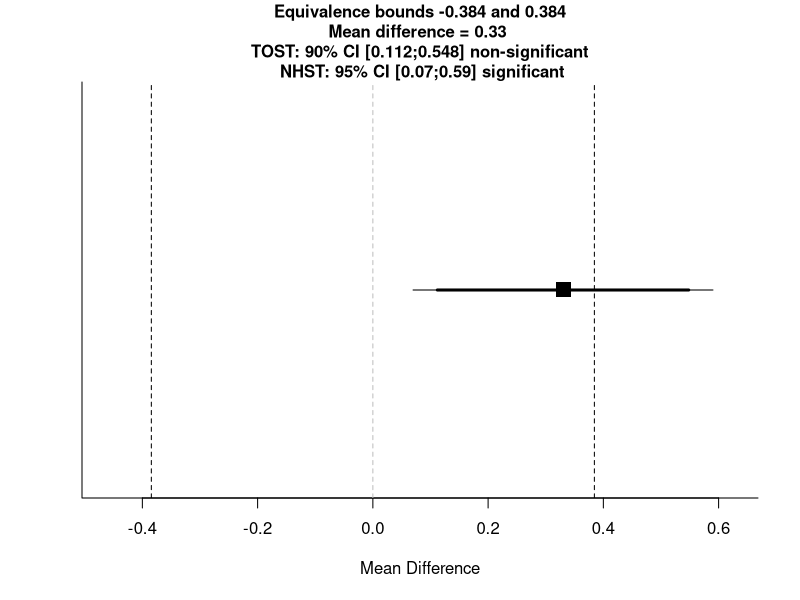
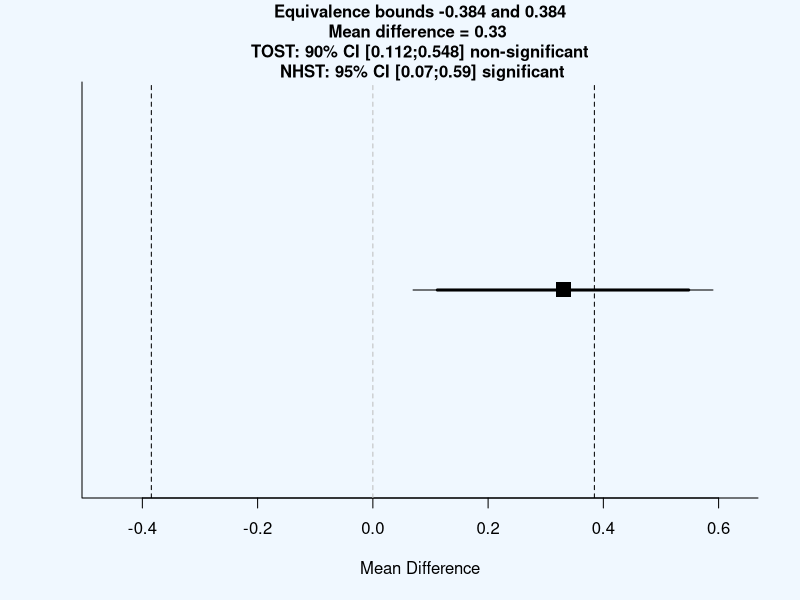
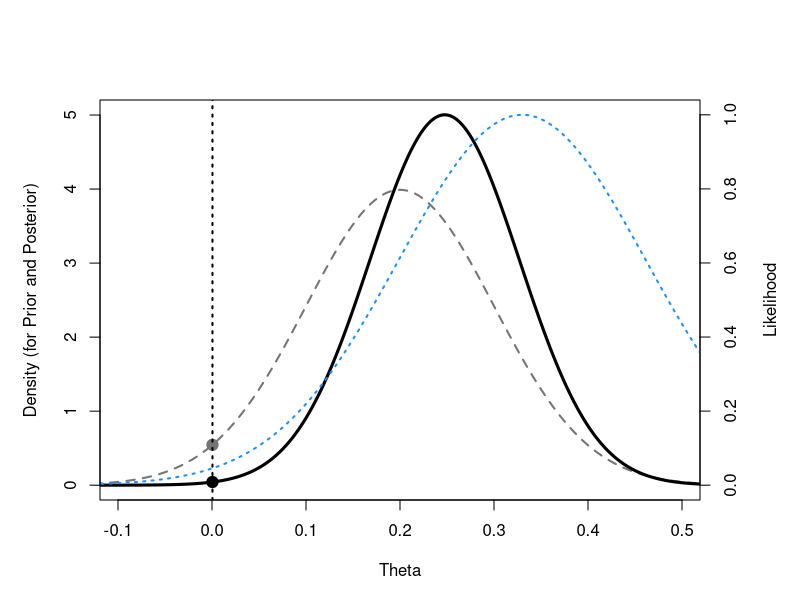
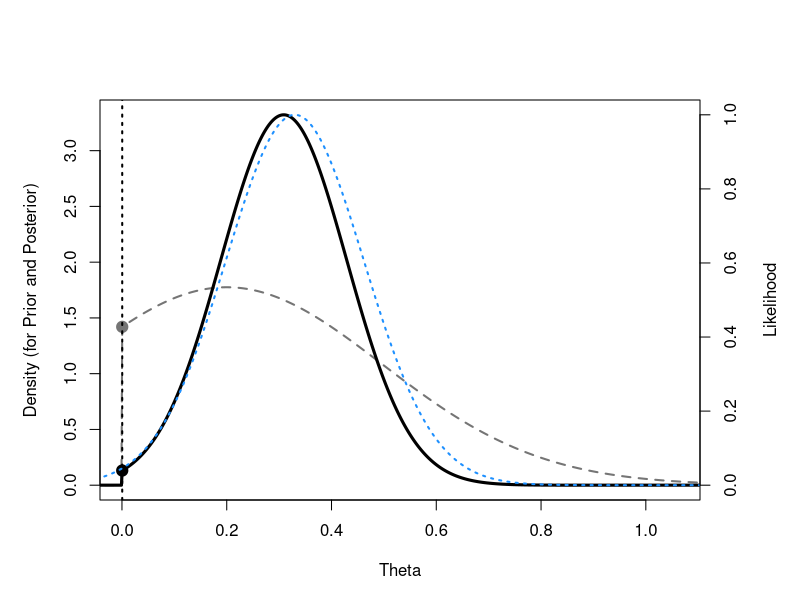

Reproduce these figures in R, in order.
#' TOST function for an independent t-test (Cohen's d)
#' @param m1 mean of group 1
#' @param m2 mean of group 2
#' @param sd1 standard deviation of group 1
#' @param sd2 standard deviation of group 2
#' @param n1 sample size in group 1
#' @param n2 sample size in group 2
#' @param low_eqbound_d lower equivalence bounds (e.g., -0.5) expressed in standardized mean difference (Cohen's d)
#' @param high_eqbound_d upper equivalence bounds (e.g., 0.5) expressed in standardized mean difference (Cohen's d)
#' @param alpha alpha level (default = 0.05)
#' @param var.equal logical variable indicating whether equal variances assumption is assumed to be TRUE or FALSE.  Defaults to FALSE.
#' @return Returns TOST t-value 1, TOST p-value 1, TOST t-value 2, TOST p-value 2, degrees of freedom, low equivalence bound, high equivalence bound, low equivalence bound in Cohen's d, high equivalence bound in Cohen's d, Lower limit confidence interval TOST, Upper limit confidence interval TOST
#' @importFrom stats pnorm pt qnorm qt
#' @importFrom graphics abline plot points segments title
#' @examples
#' ## Eskine (2013) showed that participants who had been exposed to organic
#' ## food were substantially harsher in their moral judgments relative to
#' ## those exposed to control (d = 0.81, 95% CI: [0.19, 1.45]). A
#' ## replication by Moery & Calin-Jageman (2016, Study 2) did not observe
#' ## a significant effect (Control: n = 95, M = 5.25, SD = 0.95, Organic
#' ## Food: n = 89, M = 5.22, SD = 0.83). Following Simonsohn's (2015)
#' ## recommendation the equivalence bound was set to the effect size the
#' ## original study had 33% power to detect (with n = 21 in each condition,
#' ## this means the equivalence bound is d = 0.48, which equals a
#' ## difference of 0.384 on a 7-point scale given the sample sizes and a
#' ## pooled standard deviation of 0.894). Using a TOST equivalence test
#' ## with default alpha = 0.05, not assuming equal variances, and equivalence
#' ## bounds of d = -0.43 and d = 0.43 is significant, t(182) = -2.69,
#' ## p = 0.004. We can reject effects larger than d = 0.43.
#'
#' TOSTtwo(m1=5.25,m2=5.22,sd1=0.95,sd2=0.83,n1=95,n2=89,low_eqbound_d=-0.43,high_eqbound_d=0.43)
#' @section References:
#' Berger, R. L., & Hsu, J. C. (1996). Bioequivalence Trials, Intersection-Union Tests and Equivalence Confidence Sets. Statistical Science, 11(4), 283-302.
#'
#' Gruman, J. A., Cribbie, R. A., & Arpin-Cribbie, C. A. (2007). The effects of heteroscedasticity on tests of equivalence. Journal of Modern Applied Statistical Methods, 6(1), 133-140, formula for Welch's t-test on page 135
#' @export
#'

TOSTtwo<-function(m1,m2,sd1,sd2,n1,n2,low_eqbound_d, high_eqbound_d, alpha, var.equal, prior_dist, effect_prior, se_prior, df_prior){
  if(missing(alpha)) {
    alpha<-0.05
  }
  if(missing(var.equal)) {
    var.equal<-FALSE
  }
  if(var.equal==TRUE) {
    sdpooled<-sqrt((((n1 - 1)*(sd1^2)) + (n2 - 1)*(sd2^2))/((n1+n2)-2)) #calculate sd pooled
    low_eqbound<-low_eqbound_d*sdpooled
    high_eqbound<-high_eqbound_d*sdpooled
    degree_f<-n1+n2-2
    t1<-((m1-m2)-low_eqbound)/(sdpooled*sqrt(1/n1 + 1/n2))  #students t-test lower bound
    p1<-pt(t1, degree_f, lower.tail=FALSE)
    t2<-((m1-m2)-high_eqbound)/(sdpooled*sqrt(1/n1 + 1/n2)) #students t-test upper bound
    p2<-pt(t2, degree_f, lower.tail=TRUE)
    t<-(m1-m2)/(sdpooled*sqrt(1/n1 + 1/n2))
    pttest<-2*pt(-abs(t), df=degree_f)
    cohensd<-(m1-m2)/sdpooled
    sed<-(((n1+n2)/(n1*n2))+(cohensd^2/(2*(n1+n2))))
    J<-1-3/(4*(n1+n2-2)-1) #Correction for Hedges g
    hedgesg<-cohensd*J
    seg<-sed*J^2
    LL90<-(m1-m2)-qt(1-alpha, n1+n2-2)*(sdpooled*sqrt(1/n1 + 1/n2))
    UL90<-(m1-m2)+qt(1-alpha, n1+n2-2)*(sdpooled*sqrt(1/n1 + 1/n2))
    LL95<-(m1-m2)-qt(1-(alpha/2), n1+n2-2)*(sdpooled*sqrt(1/n1 + 1/n2))
    UL95<-(m1-m2)+qt(1-(alpha/2), n1+n2-2)*(sdpooled*sqrt(1/n1 + 1/n2))
  } else {
    sdpooled<-sqrt((sd1^2 + sd2^2)/2) #calculate sd root mean squared for Welch's t-test
    low_eqbound<-low_eqbound_d*sdpooled
    high_eqbound<-high_eqbound_d*sdpooled
    degree_f<-(sd1^2/n1+sd2^2/n2)^2/(((sd1^2/n1)^2/(n1-1))+((sd2^2/n2)^2/(n2-1))) #degrees of freedom for Welch's t-test
    t1<-((m1-m2)-low_eqbound)/sqrt(sd1^2/n1 + sd2^2/n2) #welch's t-test upper bound
    p1<-pt(t1, degree_f, lower.tail=FALSE) #p-value for Welch's TOST t-test
    t2<-((m1-m2)-high_eqbound)/sqrt(sd1^2/n1 + sd2^2/n2) #welch's t-test lower bound
    p2<-pt(t2, degree_f, lower.tail=TRUE) #p-value for Welch's TOST t-test
    t<-(m1-m2)/sqrt(sd1^2/n1 + sd2^2/n2) #welch's t-test NHST
    pttest<-2*pt(-abs(t), df=degree_f) #p-value for Welch's t-test
    LL90<-(m1-m2)-qt(1-alpha, degree_f)*sqrt(sd1^2/n1 + sd2^2/n2) #Lower limit for CI Welch's t-test
    UL90<-(m1-m2)+qt(1-alpha, degree_f)*sqrt(sd1^2/n1 + sd2^2/n2) #Upper limit for CI Welch's t-test
    LL95<-(m1-m2)-qt(1-(alpha/2), degree_f)*sqrt(sd1^2/n1 + sd2^2/n2) #Lower limit for CI Welch's t-test
    UL95<-(m1-m2)+qt(1-(alpha/2), degree_f)*sqrt(sd1^2/n1 + sd2^2/n2) #Upper limit for CI Welch's t-test
  }
  ptost<-max(p1,p2) #Get highest p-value for summary TOST result
  ttost<-ifelse(abs(t1) < abs(t2), t1, t2) #Get lowest t-value for summary TOST result
  dif<-(m1-m2)
  testoutcome<-ifelse(pttest<alpha,"significant","non-significant")
  TOSToutcome<-ifelse(ptost<alpha,"significant","non-significant")
  plot(NA, ylim=c(0,1), xlim=c(min(LL90,low_eqbound)-max(UL90-LL90, high_eqbound-low_eqbound)/10, max(UL90,high_eqbound)+max(UL90-LL90, high_eqbound-low_eqbound)/10), bty="l", yaxt="n", ylab="",xlab="Mean Difference")
  points(x=dif, y=0.5, pch=15, cex=2)
  abline(v=high_eqbound, lty=2)
  abline(v=low_eqbound, lty=2)
  abline(v=0, lty=2, col="grey")
  segments(LL90,0.5,UL90,0.5, lwd=3)
  segments(LL95,0.5,UL95,0.5, lwd=1)
  title(main=paste("Equivalence bounds ",round(low_eqbound,digits=3)," and ",round(high_eqbound,digits=3),"\nMean difference = ",round(dif,digits=3)," \n TOST: ", 100*(1-alpha*2),"% CI [",round(LL90,digits=3),";",round(UL90,digits=3),"] ", TOSToutcome," \n NHST: ", 100*(1-alpha),"% CI [",round(LL95,digits=3),";",round(UL95,digits=3),"] ", testoutcome,sep=""), cex.main=1)
  if(var.equal == TRUE) {
    message(cat("Using alpha = ",alpha," Student's t-test was ",testoutcome,", t(",degree_f,") = ",t,", p = ",pttest,sep=""))
    cat("\n")
    message(cat("Using alpha = ",alpha," the equivalence test based on Student's t-test was ",TOSToutcome,", t(",degree_f,") = ",ttost,", p = ",ptost,sep=""))
  } else {
    message(cat("Using alpha = ",alpha," Welch's t-test was ",testoutcome,", t(",degree_f,") = ",t,", p = ",pttest,sep=""))
    cat("\n")
    message(cat("Using alpha = ",alpha," the equivalence test based on Welch's t-test  was ",TOSToutcome,", t(",degree_f,") = ",ttost,", p = ",ptost,sep=""))
  }
  TOSTresults<-data.frame(t1,p1,t2,p2,degree_f)
  colnames(TOSTresults) <- c("t-value 1","p-value 1","t-value 2","p-value 2","df")
  bound_d_results<-data.frame(low_eqbound_d,high_eqbound_d)
  colnames(bound_d_results) <- c("low bound d","high bound d")
  bound_results<-data.frame(low_eqbound,high_eqbound)
  colnames(bound_results) <- c("low bound raw","high bound raw")
  CIresults<-data.frame(LL90,UL90)
  colnames(CIresults) <- c(paste("Lower Limit ",100*(1-alpha*2),"% CI raw",sep=""),paste("Upper Limit ",100*(1-alpha*2),"% CI raw",sep=""))
  cat("TOST results:\n")
  print(TOSTresults)
  cat("\n")
  cat("Equivalence bounds (Cohen's d):\n")
  print(bound_d_results)
  cat("\n")
  cat("Equivalence bounds (raw scores):\n")
  print(bound_results)
  cat("\n")
  cat("TOST confidence interval:\n")
  print(CIresults)
  invisible(list(TOST_t1=t1,TOST_p1=p1,TOST_t2=t2,TOST_p2=p2, TOST_df=degree_f,alpha=alpha,low_eqbound=low_eqbound,high_eqbound=high_eqbound,low_eqbound_d=low_eqbound_d,high_eqbound_d=high_eqbound_d, LL_CI_TOST=LL90,UL_CI_TOST=UL90))
  #below added BF calc
  bayes<-TRUE #expect to povide bayes
  if(missing(effect_prior)) {
    bayes<-FALSE #if no prior effect size is provided, BF not calculated
  }
  if(bayes==TRUE) {
    if(prior_dist=="normal") {
      if(missing(se_prior)) {
        se_prior<-effect_prior/2 #if not specified otherwise, default SE is effect/2
      }
    }
    if(prior_dist=="halfnormal") {
      if(missing(se_prior)) {
        se_prior<-effect_prior #if not specified otherwise, default SE is effect
        effect_prior<-0 #halfnormal is centered on 0
      }
    }
  }
  if(missing(df_prior)) {
    df_prior<-100000 #if not specified otherwise, default df = 100000 (practically normal)
  }
  theta <- effect_prior - 10 * se_prior
  incr <- se_prior / 200
  theta=seq(from = effect_prior - 10 * se_prior, by = incr, length = 4001)
  dist_theta <- dt(x = (theta-effect_prior)/se_prior, df=df_prior)
  if(prior_dist=="halfnormal"){
    dist_theta[theta <= 0] = 0
  }
  dist_theta_alt = dist_theta/sum(dist_theta)
  likelihood <- dt((abs(dif)-theta)/(abs(dif)/abs(t)), df = degree_f) #use abs(dif) - can be set to d
  likelihood_alt = likelihood/sum(likelihood)
  height <- dist_theta * likelihood
  area <- sum(height * incr)
  normarea <- sum(dist_theta * incr)
  height_alt = dist_theta_alt * likelihood_alt
  height_alt = height_alt/sum(height_alt)
  LikelihoodTheory <- area/normarea
  LikelihoodNull <- dt(abs(dif)/(abs(dif)/abs(t)), df = degree_f)
  BayesFactor <- round(LikelihoodTheory / LikelihoodNull, 2)
  
  #plot
  myminY = 1
  # rescale prior and posterior to sum = 1 (density)
  dist_theta_alt = dist_theta_alt / (sum(dist_theta_alt)*incr)
  height_alt = height_alt/(sum(height_alt)*incr)
  # rescale likelood to maximum = 1
  likelihood_alt = likelihood_alt / max(likelihood_alt)
  data = cbind(dist_theta_alt, height_alt)
  maxy = max(data)
  max_per_x = apply(data,1,max)
  max_x_keep = max_per_x/maxy*100 > myminY  # threshold (1%) here
  x_keep = which(max_x_keep==1)
  par(bg = "aliceblue")
  png(file=paste("Fig1.png",sep=""),width=2300,height=1500, units = "px", res = 300)
  par(mar=c(5, 5, 5, 5))
  plot(theta, dist_theta_alt, type = "l",
       ylim = c(0, maxy),
       xlim = c(theta[head(x_keep,1)], theta[tail(x_keep,1)]),  # change X limits here
       ylab = "Density (for Prior and Posterior)", xlab = "Theta", col = "grey46", lwd = 2, lty = 2)
  lines(theta, height_alt, type = "l", col = "black", lwd = 3, lty = 1)
  theta0 = which(theta == min(theta[theta>0]))
  points(theta[theta0],dist_theta_alt[theta0], pch = 19, col = "grey46", cex = 1.5)
  points(theta[theta0],height_alt[theta0], pch = 19, col = "black", cex = 1.5)
  par(new = T)
  plot(theta, likelihood_alt, type = "l",
       ylim = c(0, 1),
       xlim = c(theta[head(x_keep,1)], theta[tail(x_keep,1)]),  # change X limits here
       col = "dodgerblue", lwd = 2, lty = 3, axes = F, xlab = NA, ylab = NA)
  axis(side = 4)
  mtext(side = 4, line = 3, 'Likelihood')
  abline(v = theta[theta0], lwd = 2, lty = 3)
  dev.off()
  return(c(BayesFactor, LikelihoodTheory, LikelihoodNull))
}

options(scipen=999)
TOSTtwo(m1=5.55,m2=5.22,sd1=0.95,sd2=0.83,n1=95,n2=89,low_eqbound_d=-0.43,high_eqbound_d=0.43, var.equal=TRUE, prior_dist = "normal", effect_prior = 0.2)

TOSTtwo(m1=5.55,m2=5.22,sd1=0.95,sd2=0.83,n1=95,n2=89,low_eqbound_d=-0.43,high_eqbound_d=0.43, var.equal=TRUE, prior_dist = "halfnormal", effect_prior = 0.2, se_prior = 0.3, df_prior = 81)


alpha<-0.05
